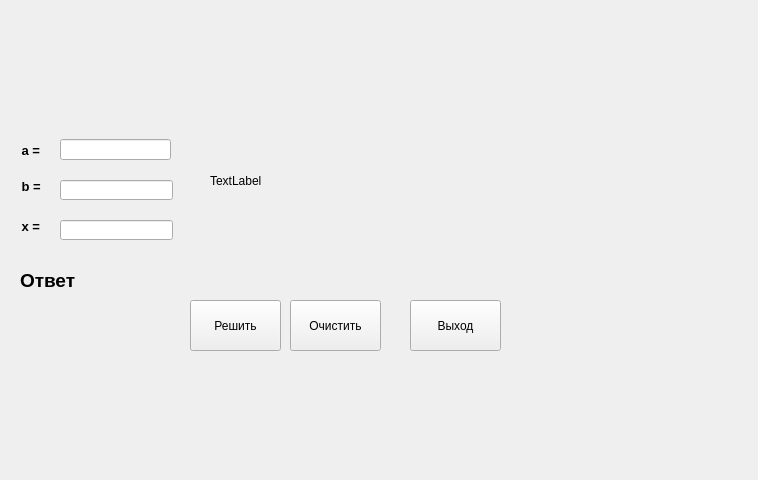
<?xml version="1.0" encoding="UTF-8"?>
<ui version="4.0">
 <class>Form</class>
 <widget class="QWidget" name="Form">
  <property name="geometry">
   <rect>
    <x>0</x>
    <y>0</y>
    <width>758</width>
    <height>480</height>
   </rect>
  </property>
  <property name="windowTitle">
   <string>Form</string>
  </property>
  <widget class="QLineEdit" name="lineEdit_a">
   <property name="geometry">
    <rect>
     <x>60</x>
     <y>139</y>
     <width>111</width>
     <height>21</height>
    </rect>
   </property>
  </widget>
  <widget class="QLineEdit" name="lineEdit_b">
   <property name="geometry">
    <rect>
     <x>60</x>
     <y>180</y>
     <width>113</width>
     <height>20</height>
    </rect>
   </property>
  </widget>
  <widget class="QLineEdit" name="lineEdit_x">
   <property name="geometry">
    <rect>
     <x>60</x>
     <y>220</y>
     <width>113</width>
     <height>20</height>
    </rect>
   </property>
  </widget>
  <widget class="QPushButton" name="btn_solve">
   <property name="geometry">
    <rect>
     <x>190</x>
     <y>300</y>
     <width>91</width>
     <height>51</height>
    </rect>
   </property>
   <property name="text">
    <string>Решить</string>
   </property>
  </widget>
  <widget class="QPushButton" name="btn_clear">
   <property name="geometry">
    <rect>
     <x>290</x>
     <y>300</y>
     <width>91</width>
     <height>51</height>
    </rect>
   </property>
   <property name="text">
    <string>Очистить</string>
   </property>
  </widget>
  <widget class="QPushButton" name="btn_exit">
   <property name="geometry">
    <rect>
     <x>410</x>
     <y>300</y>
     <width>91</width>
     <height>51</height>
    </rect>
   </property>
   <property name="text">
    <string>Выход</string>
   </property>
  </widget>
  <widget class="QLabel" name="label">
   <property name="geometry">
    <rect>
     <x>0</x>
     <y>140</y>
     <width>50</width>
     <height>20</height>
    </rect>
   </property>
   <property name="font">
    <font>
     <pointsize>10</pointsize>
     <weight>75</weight>
     <bold>true</bold>
    </font>
   </property>
   <property name="text">
    <string>      a =</string>
   </property>
  </widget>
  <widget class="QLabel" name="label_2">
   <property name="geometry">
    <rect>
     <x>0</x>
     <y>180</y>
     <width>47</width>
     <height>13</height>
    </rect>
   </property>
   <property name="font">
    <font>
     <pointsize>10</pointsize>
     <weight>75</weight>
     <bold>true</bold>
    </font>
   </property>
   <property name="text">
    <string>      b =</string>
   </property>
  </widget>
  <widget class="QLabel" name="label_3">
   <property name="geometry">
    <rect>
     <x>0</x>
     <y>220</y>
     <width>47</width>
     <height>13</height>
    </rect>
   </property>
   <property name="font">
    <font>
     <pointsize>10</pointsize>
     <weight>75</weight>
     <bold>true</bold>
    </font>
   </property>
   <property name="text">
    <string>      x =</string>
   </property>
  </widget>
  <widget class="QLabel" name="label_answer">
   <property name="geometry">
    <rect>
     <x>20</x>
     <y>270</y>
     <width>561</width>
     <height>21</height>
    </rect>
   </property>
   <property name="font">
    <font>
     <pointsize>14</pointsize>
     <weight>75</weight>
     <bold>true</bold>
    </font>
   </property>
   <property name="text">
    <string>Ответ</string>
   </property>
  </widget>
  <widget class="QLabel" name="label_img">
   <property name="geometry">
    <rect>
     <x>210</x>
     <y>120</y>
     <width>471</width>
     <height>121</height>
    </rect>
   </property>
   <property name="text">
    <string>TextLabel</string>
   </property>
  </widget>
 </widget>
 <resources/>
 <connections/>
</ui>
